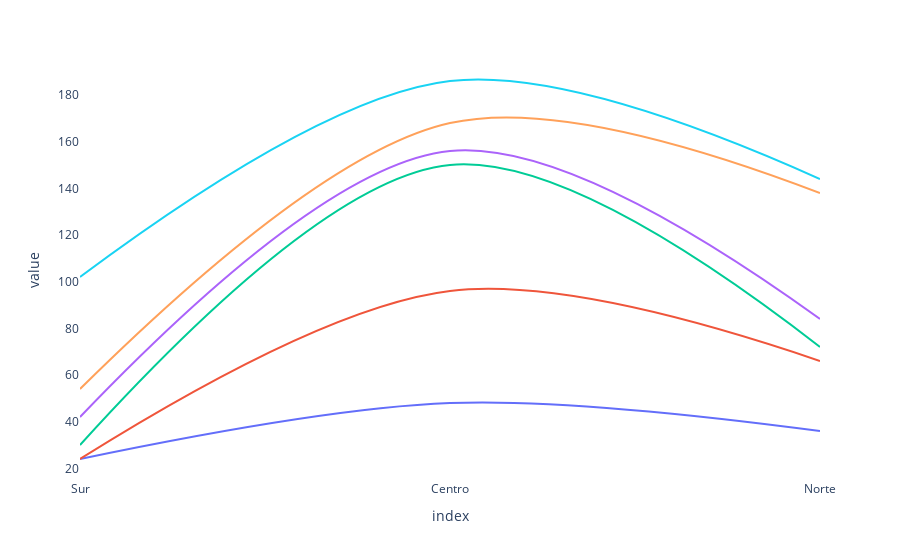

The notebook cell this image was saved under:
### Markdown cell above
#### Graph3 Recidivism by "Actividad" compared with "Región"

### Code cell
db=df['Actividad'].value_counts()
colors=['Estudio','Examen diagnóstico','Examen nivelador','Prototipo','Examen regulador','Experimento']
#'auto', 'svg' or 'webgl'
fig3 = px.line(dbe, y=['Estudio','Examen diagnóstico','Examen nivelador','Prototipo','Examen regulador','Experimento'],
        line_shape="spline", render_mode="svg")
fig3.update_layout(
    showlegend=False,
    plot_bgcolor="white",
    #margin=dict(t=10,l=10,b=10,r=10)
)
fig3.show()

### Figure 1 — Plotly figure (JSON) as saved in the notebook; plotly's stock layout.template omitted (floating-point values rounded to 4 significant figures)
{"data": [{"hovertemplate": "variable=Estudio<br>index=%{x}<br>value=%{y}<extra></extra>", "legendgroup": "Estudio", "line": {"color": "#636efa", "dash": "solid", "shape": "spline"}, "marker": {"symbol": "circle"}, "mode": "lines", "name": "Estudio", "orientation": "v", "showlegend": true, "type": "scatter", "x": ["Sur", "Centro", "Norte"], "xaxis": "x", "y": [24, 48, 36], "yaxis": "y"}, {"hovertemplate": "variable=Examen diagnóstico<br>index=%{x}<br>value=%{y}<extra></extra>", "legendgroup": "Examen diagnóstico", "line": {"color": "#EF553B", "dash": "solid", "shape": "spline"}, "marker": {"symbol": "circle"}, "mode": "lines", "name": "Examen diagnóstico", "orientation": "v", "showlegend": true, "type": "scatter", "x": ["Sur", "Centro", "Norte"], "xaxis": "x", "y": [24, 96, 66], "yaxis": "y"}, {"hovertemplate": "variable=Examen nivelador<br>index=%{x}<br>value=%{y}<extra></extra>", "legendgroup": "Examen nivelador", "line": {"color": "#00cc96", "dash": "solid", "shape": "spline"}, "marker": {"symbol": "circle"}, "mode": "lines", "name": "Examen nivelador", "orientation": "v", "showlegend": true, "type": "scatter", "x": ["Sur", "Centro", "Norte"], "xaxis": "x", "y": [30, 150, 72], "yaxis": "y"}, {"hovertemplate": "variable=Prototipo<br>index=%{x}<br>value=%{y}<extra></extra>", "legendgroup": "Prototipo", "line": {"color": "#ab63fa", "dash": "solid", "shape": "spline"}, "marker": {"symbol": "circle"}, "mode": "lines", "name": "Prototipo", "orientation": "v", "showlegend": true, "type": "scatter", "x": ["Sur", "Centro", "Norte"], "xaxis": "x", "y": [42, 156, 84], "yaxis": "y"}, {"hovertemplate": "variable=Examen regulador<br>index=%{x}<br>value=%{y}<extra></extra>", "legendgroup": "Examen regulador", "line": {"color": "#FFA15A", "dash": "solid", "shape": "spline"}, "marker": {"symbol": "circle"}, "mode": "lines", "name": "Examen regulador", "orientation": "v", "showlegend": true, "type": "scatter", "x": ["Sur", "Centro", "Norte"], "xaxis": "x", "y": [54, 168, 138], "yaxis": "y"}, {"hovertemplate": "variable=Experimento<br>index=%{x}<br>value=%{y}<extra></extra>", "legendgroup": "Experimento", "line": {"color": "#19d3f3", "dash": "solid", "shape": "spline"}, "marker": {"symbol": "circle"}, "mode": "lines", "name": "Experimento", "orientation": "v", "showlegend": true, "type": "scatter", "x": ["Sur", "Centro", "Norte"], "xaxis": "x", "y": [102, 186, 144], "yaxis": "y"}], "layout": {"legend": {"title": {"text": "variable"}, "tracegroupgap": 0}, "margin": {"t": 60}, "plot_bgcolor": "white", "showlegend": false, "xaxis": {"anchor": "y", "domain": [0, 1], "title": {"text": "index"}}, "yaxis": {"anchor": "x", "domain": [0, 1], "title": {"text": "value"}}}}
